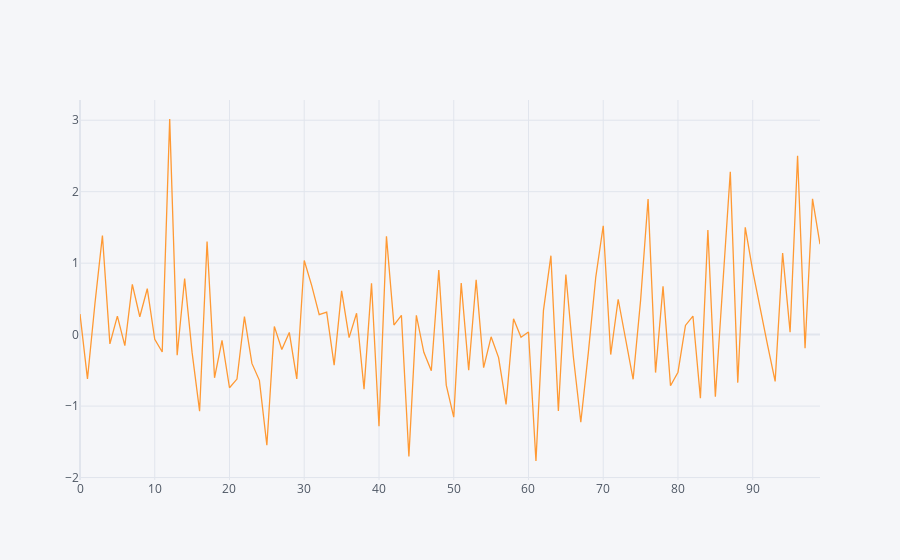

Source (notebook cell):
### Code cell
df['D'].iplot()

### Figure 1 — Plotly figure (JSON) as saved in the notebook; plotly's stock layout.template omitted (floating-point values rounded to 4 significant figures)
{"data": [{"line": {"color": "rgba(255, 153, 51, 1.0)", "dash": "solid", "shape": "linear", "width": 1.3}, "mode": "lines", "name": "D", "text": "", "type": "scatter", "x": [0, 1, 2, 3, 4, 5, 6, 7, 8, 9, 10, 11, 12, 13, 14, 15, 16, 17, 18, 19, 20, 21, 22, 23, 24, 25, 26, 27, 28, 29, 30, 31, 32, 33, 34, 35, 36, 37, 38, 39, 40, 41, 42, 43, 44, 45, 46, 47, 48, 49, 50, 51, 52, 53, 54, 55, 56, 57, 58, 59, 60, 61, 62, 63, 64, 65, 66, 67, 68, 69, 70, 71, 72, 73, 74, 75, 76, 77, 78, 79, 80, 81, 82, 83, 84, 85, 86, 87, 88, 89, 90, 91, 92, 93, 94, 95, 96, 97, 98, 99], "y": [0.2881, -0.6196, 0.4353, 1.386, -0.1297, 0.259, -0.1537, 0.7023, 0.25, 0.6423, -0.06516, -0.2428, 3.017, -0.2874, 0.7858, -0.2527, -1.071, 1.303, -0.6036, -0.08195, -0.7434, -0.6224, 0.2522, -0.4027, -0.6402, -1.549, 0.1147, -0.2084, 0.0306, -0.6196, 1.037, 0.6863, 0.2787, 0.314, -0.4275, 0.6114, -0.04197, 0.2987, -0.7634, 0.7175, -1.283, 1.375, 0.1338, 0.2704, -1.705, 0.2703, -0.248, -0.5058, 0.9042, -0.7069, -1.154, 0.721, -0.4994, 0.7668, -0.4618, -0.0307, -0.3219, -0.9761, 0.2227, -0.03821, 0.03603, -1.769, 0.3349, 1.105, -1.069, 0.8418, -0.3066, -1.226, -0.2591, 0.8032, 1.523, -0.2794, 0.4948, -0.07237, -0.6251, 0.4832, 1.898, -0.5312, 0.6746, -0.7156, -0.526, 0.1282, 0.2598, -0.8888, 1.463, -0.8697, 0.7041, 2.279, -0.672, 1.501, 0.8917, 0.3427, -0.1556, -0.6551, 1.143, 0.0341, 2.504, -0.1916, 1.899, 1.265]}], "layout": {"legend": {"bgcolor": "#F5F6F9", "font": {"color": "#4D5663"}}, "paper_bgcolor": "#F5F6F9", "plot_bgcolor": "#F5F6F9", "title": {"font": {"color": "#4D5663"}}, "xaxis": {"gridcolor": "#E1E5ED", "showgrid": true, "tickfont": {"color": "#4D5663"}, "title": {"font": {"color": "#4D5663"}, "text": ""}, "zerolinecolor": "#E1E5ED"}, "yaxis": {"gridcolor": "#E1E5ED", "showgrid": true, "tickfont": {"color": "#4D5663"}, "title": {"font": {"color": "#4D5663"}, "text": ""}, "zerolinecolor": "#E1E5ED"}}}
